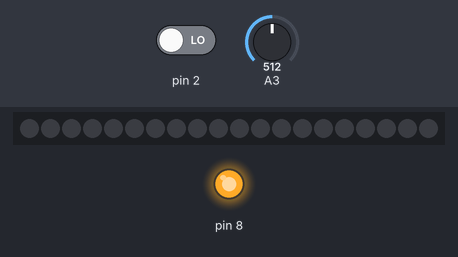
This sketch was run on a simulated Arduino Uno, built with avr-gcc and run on an emulated ATmega328P. Parts: 20 RGB LEDs in strip order, left to right, output pins drawn as LEDs (lit = HIGH). Inputs (shaded band) come from the test bench; at power-on: pin 2 LOW, A3 = 512. Dim RGB values are drawn brighter than linear.

Above: at 1.4 s.
1.5 s: pin 2 driven HIGH
At 1.8 s:
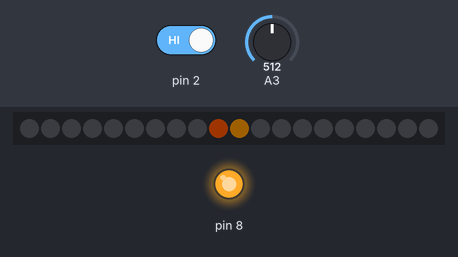
3.8 s: A3 set to 306
At 4.4 s:
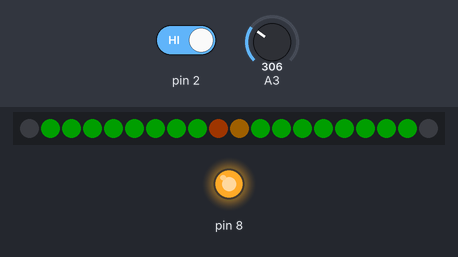
5.3 s: A3 set to 511
At 6.42 s:
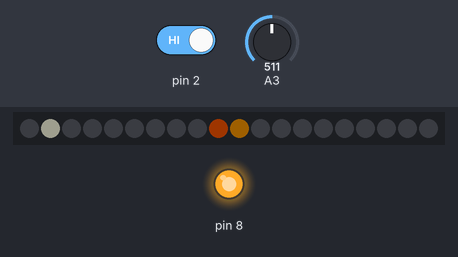

The sketch:

lamp.ino
```cpp
#include <FastLED.h>

#define LEDPIN     5
#define NUMOFLEDS    20

CRGB leds[NUMOFLEDS];

 const int ref=500;

int val=0;  //stores the val from piezo disc
int count=1; //keeps tracks of led effects

bool state=false;  //is state is true, the lamp is turn on and if false the leds are turned off
bool first=false;   //first is only true when the state goes true for the first time and helps to turn on the indicator led on lamp when the state goes true

void setup() {
  Serial.begin(9600);
  pinMode(A3,INPUT);
  pinMode(8,OUTPUT);
  digitalWrite(8,HIGH);
  FastLED.setBrightness(30);
  FastLED.addLeds<WS2812B, LEDPIN, GRB>(leds, NUMOFLEDS);
  //attaching interrupt at int0 pin
  attachInterrupt(0,ENABLE,RISING);
    goblack();

}

void loop() {
  if(state && first){
    first=false;
    leds[9] = CRGB (255, 90, 0);
  FastLED.show();
  leds[10] = CRGB (255, 150, 0);
  FastLED.show();
  }
  val= analogRead(A3);
  if(state && val>ref){
    change(count);
  }
  else if(!state) {
    goblack();
    leds[9] = CRGB (0, 0, 0);
  FastLED.show();
  leds[10] = CRGB (0, 0, 0);
  FastLED.show();
  }

  }

//ISR which also handle debounce changes the state very time it is triggered

void ENABLE(){
  static unsigned long last_interrupt_time = 0;
  unsigned long interrupt_time = millis();
  if (interrupt_time - last_interrupt_time > 200)
  {
    if(state) state=false;
    else{
      state=true;
      first=true;
    }
  }
  last_interrupt_time = interrupt_time;
}

void change(int x){

   switch(x){

    case 1: goblack();
    white();
    break;
    case 2: goblack();
    rainbow();
    break;
    case 3: goblack();
    flag();
    break;
    case 4: goblack();
    cool();
    break;
    case 5: red();
    break;
    case 6: green();
    break;
    case 7: blue();
    break;
    case 8: goblack();
    intro();
    break;
    case 9: goblack();
    break;
   }
  count++;
  if(count>9){
    count=1;
  }
}


/*
 * all the functions under are simply individually addressed led effect
 *
 */
void rainbow(){

  //first row
  leds[15] = CRGB (255,0, 0);
  FastLED.show();
  delay(60);
  leds[16] = CRGB (255, 165, 0);
  leds[14] = CRGB (255, 165, 0);
  FastLED.show();
  delay(60);
  leds[17] = CRGB (255,255,0);
  leds[13] = CRGB (255,255,0);
  leds[5] = CRGB (255,255,0);
  FastLED.show();
  delay(60);
  leds[18] = CRGB (0,128,0);
  leds[12] = CRGB (0,128,0);
  leds[6] = CRGB (0,128,0);
  leds[4] = CRGB (0,128,0);
  FastLED.show();
  delay(60);
  leds[11] = CRGB (0,0,255);
  leds[7] = CRGB (0,0,255);
  leds[3] = CRGB (0,0,255);
  FastLED.show();
  delay(60);
  leds[8] = CRGB (75,0,130);
  leds[2] = CRGB (75,0,130);
  FastLED.show();
  delay(60);
  leds[1] = CRGB (238,130, 238);
  FastLED.show();
  delay(60);
}


void white(){
  leds[1] = CRGB (255,255,225);
  FastLED.show();
  delay(20);
  leds[2] = CRGB (255, 255, 225);
  FastLED.show();
  delay(20);
  leds[3] = CRGB (255, 255, 225);
  FastLED.show();
  delay(20);
  leds[4] = CRGB (255,255,225);
  FastLED.show();
  delay(20);
  leds[5] = CRGB (255, 255,225);
  FastLED.show();
  delay(20);
  leds[14] = CRGB (255, 255,225);
  FastLED.show();
  delay(20);
  leds[15] = CRGB (255, 255,225);
  FastLED.show();
  delay(20);
  leds[16] = CRGB (255,255,225);
  FastLED.show();
  delay(20);
  leds[17] = CRGB (255, 255, 225);
  FastLED.show();
  delay(20);
  leds[18] = CRGB (255, 255, 225);
  FastLED.show();
  delay(20);
  leds[11] = CRGB (255, 255, 225);
  FastLED.show();
  delay(20);
  leds[8] = CRGB (255, 255,225);
  FastLED.show();
  delay(20);
  leds[7] = CRGB (255,255, 225);
  FastLED.show();
  delay(20);
  leds[6] = CRGB (255,255, 225);
  FastLED.show();
  delay(20);
  leds[13] = CRGB (255,255, 225);
  FastLED.show();
  delay(20);
  leds[12] = CRGB (255,255, 225);
  FastLED.show();
  delay(20);
}


void red(){
  leds[18] = CRGB (255,0,0);
  FastLED.show();
  delay(50);
  leds[16] = CRGB (255,0,0);
  leds[17] = CRGB (255,0,0);
  leds[11] = CRGB (255,0,0);
  FastLED.show();
  delay(50);
  leds[15] = CRGB (255,0,0);
  leds[14] = CRGB (255,0,0);
  leds[13] = CRGB (255,0,0);
  leds[12] = CRGB (255,0,0);
  FastLED.show();
  delay(50);
  leds[4] = CRGB (255,0,0);
  leds[5] = CRGB (255,0,0);
  leds[7] = CRGB (255,0,0);
  leds[6] = CRGB (255,0,0);
  leds[8] = CRGB (255,0,0);
  FastLED.show();
  delay(50);
  leds[1] = CRGB (255,0,0);
  leds[3] = CRGB (255,0,0);
  leds[2] = CRGB (255,0,0);
  FastLED.show();

}


void green(){
  leds[18] = CRGB (0,255,0);
  FastLED.show();
  delay(50);
  leds[16] = CRGB (0,255,0);
  leds[17] = CRGB (0,255,0);
  leds[11] = CRGB (0,255,0);
  FastLED.show();
  delay(50);
  leds[15] = CRGB (0,255,0);
  leds[14] = CRGB (0,255,0);
  leds[13] = CRGB (0,255,0);
  leds[12] = CRGB (0,255,0);
  FastLED.show();
  delay(50);
  leds[4] = CRGB (0,255,0);
  leds[5] = CRGB (0,255,0);
  leds[7] = CRGB (0,255,0);
  leds[6] = CRGB (0,255,0);
  leds[8] = CRGB (0,255,0);
  FastLED.show();
  delay(50);
  leds[1] = CRGB (0,255,0);
  leds[3] = CRGB (0,255,0);
  leds[2] = CRGB (0,255,0);
  FastLED.show();

}


void blue(){
  leds[18] = CRGB (0, 0,255);
  FastLED.show();
  delay(50);
  leds[16] = CRGB (0, 0,255);
  leds[17] = CRGB (0, 0,255);
  leds[11] = CRGB (0, 0,255);
  FastLED.show();
  delay(50);
  leds[15] = CRGB (0, 0,255);
  leds[14] = CRGB (0,0,255);
  leds[13] = CRGB (0,0,255);
  leds[12] = CRGB (0,0,255);
  FastLED.show();
  delay(50);
  leds[4] = CRGB (0,0,255);
  leds[5] = CRGB (0,0,255);
  leds[7] = CRGB (0,0,255);
  leds[6] = CRGB (0,0,255);
  leds[8] = CRGB (0,0,255);
  FastLED.show();
  delay(50);
  leds[1] = CRGB (0,0,255);
  leds[3] = CRGB (0,0,255);
  leds[2] = CRGB (0,0,255);
  FastLED.show();

}


void intro(){
  leds[15] = CRGB (255,90,0);
  leds[16] = CRGB (255,90,0);
  leds[17] = CRGB (255,90,0);
  leds[18] = CRGB (255,90,0);
  FastLED.show();
  delay(50);
  leds[14] = CRGB (255,50,0);
  leds[13] = CRGB (255,50,0);
  leds[12] = CRGB (255,50,0);
  leds[11] = CRGB (255,50,0);
  FastLED.show();
  delay(50);
  leds[5] = CRGB (255,90,0);
  leds[6] = CRGB (255,90,0);
  leds[7] = CRGB (255,90,0);
  leds[8] = CRGB (255,90,0);
  FastLED.show();
  delay(50);
  leds[4] = CRGB (255,50,0);
  leds[3] = CRGB (255,50,0);
  leds[2] = CRGB (255,50,0);
  leds[1] = CRGB (255,50,0);
  FastLED.show();
}


void goblack(){
  leds[15] = CRGB (0, 0,0);
  leds[14] = CRGB (0, 0,0);
  leds[5] = CRGB (0, 0,0);
  leds[4] = CRGB (0, 0,0);
  leds[16] = CRGB (0, 0,0);
  leds[13] = CRGB (0,0,0);
  leds[6] = CRGB (0,0,0);
  leds[3] = CRGB (0,0,0);
  leds[17] = CRGB (0,0,0);
  leds[12] = CRGB (0,0,0);
  leds[7] = CRGB (0,0,0);
  leds[2] = CRGB (0,0,0);
  leds[18] = CRGB (0,0,0);
  leds[11] = CRGB (0,0,0);
  leds[8] = CRGB (0,0,0);
  leds[1] = CRGB (0,0,0);
  FastLED.show();
  delay(200);
}

void flag(){
  leds[15] = CRGB (255,60,0);
  leds[14] = CRGB (255,60,0);
  leds[5] = CRGB (255,60,0);
  leds[4] = CRGB (255,60,0);
  FastLED.show();
  delay(50);
  leds[16] = CRGB (255,255,150);
  leds[13] = CRGB (255,255,150);
  leds[6] = CRGB (255,255,150);
  leds[3] = CRGB (255,255,150);
  FastLED.show();
  delay(50);
  leds[17] = CRGB (255,255,150);
  leds[12] = CRGB (255,255,150);
  leds[7] = CRGB (255,255,150);
  leds[2] = CRGB (255,255,150);
  FastLED.show();
  delay(50);
  leds[18] = CRGB (0,255,0);
  leds[11] = CRGB (0,255,0);
  leds[8] = CRGB (0,255,0);
  leds[1] = CRGB (0,255,0);
  FastLED.show();
}

void cool(){
  leds[13] = CRGB (0,150,255);
  leds[12] = CRGB (255,0,150);
  leds[6] = CRGB (150,255,0);
  leds[7] = CRGB (255,255,0);
  FastLED.show();
  delay(50);
  leds[16] = CRGB (0,150,255);
  leds[17] = CRGB (255,0,150);
  leds[14] = CRGB (0,150,255);
  leds[5] = CRGB (150,255,0);
  leds[3] = CRGB (150,255,0);
  leds[2] = CRGB (255,255,0);
  leds[11] = CRGB (255,0,150);
  leds[8] = CRGB (255,255,0);
  FastLED.show();
  delay(50);
  leds[15] = CRGB (0,150,255);
  leds[4] = CRGB (150,255,0);
  leds[18] = CRGB (255,0,150);
  leds[1] = CRGB (255,255,0);
  FastLED.show();
}
```

Measured:
- after the input at 1.5 s, the LEDs: change after 0.15 s (image 1)
- after the input at 5.3 s, the LEDs: first change at once (image 3 shows a later state)
